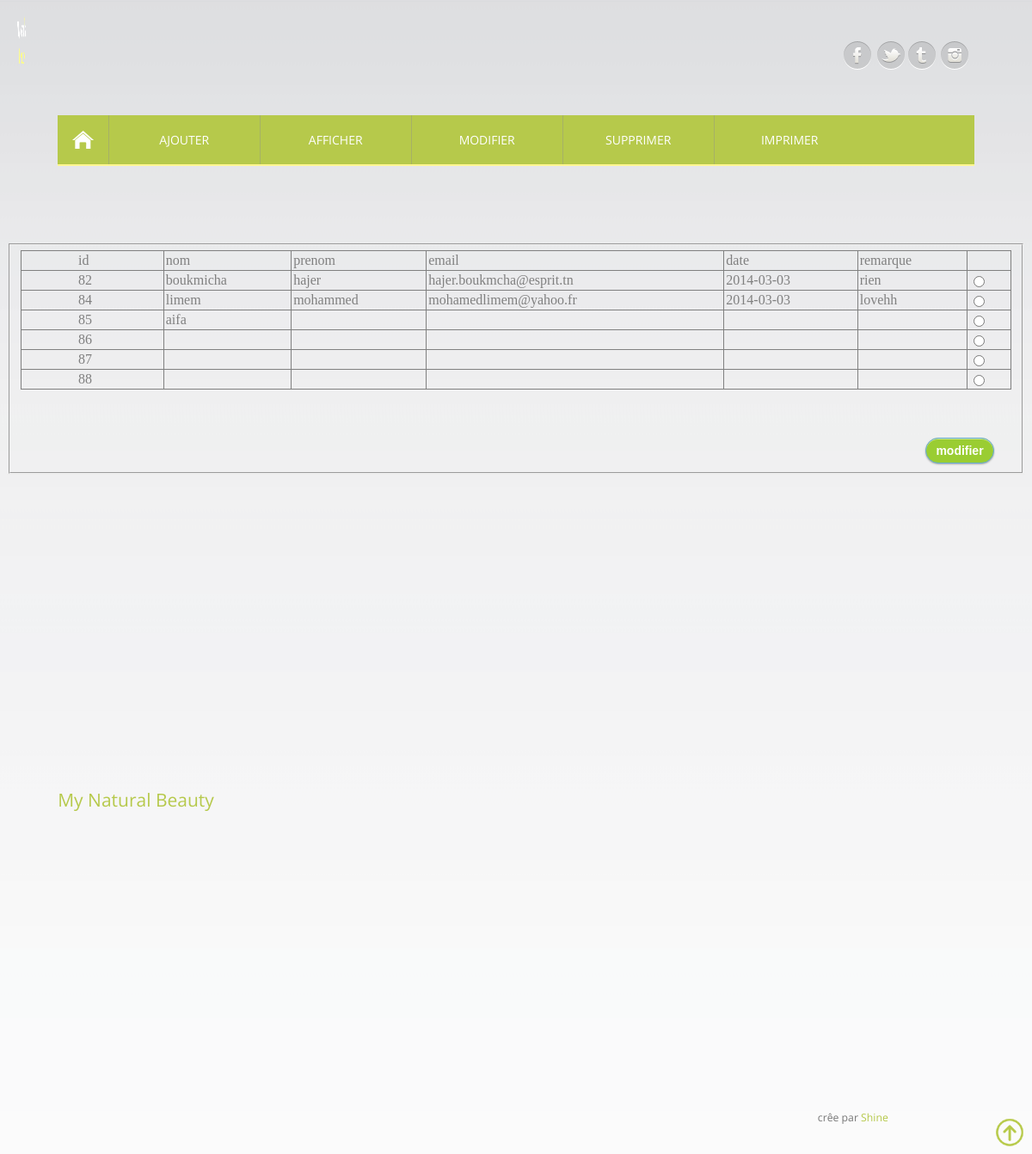
Screenshot of /projet/modifierclient.php with the database file from the repository.
### tables this page shows
CREATE TABLE IF NOT EXISTS `client` (
  `id` int(50) NOT NULL AUTO_INCREMENT,
  `nom` varchar(50) NOT NULL,
  `prenom` varchar(50) NOT NULL,
  `email` varchar(50) NOT NULL,
  `date` varchar(50) NOT NULL,
  `remarque` varchar(50) NOT NULL,
  PRIMARY KEY (`id`)
);

### projet/modifierclient.php (the view, shortened to what this page needs)
<html>
<head>
		<link href="css/style.css" rel="stylesheet" type="text/css"  media="all" />
		<link rel="stylesheet" href="css/superfish.css" media="screen">
		<link href="css/camera.css" rel="stylesheet" type="text/css" media="all" />
</head>
<body style>
<?php
$requete="select * from client";
$resultat=mysql_query($requete);
?>
<div class="wrap">
	<div class="header">
	<div class="logo">
	       <a href="produitclient.html">
		   <img src="images/logof.png" width="2000px" height="150 px">
		   </div>
	<div class="top-social-icons">
	<ul>
	<li>
	<a class="icon1" href="https://www.facebook.com/pages/My-Natural-Beauty/1441957062708617?ref=ts&fref=ts"></a>
	</li>
	<li>
	<a class="icon2" href="https://twitter.com/MyN_Beauty"></a>
	</li>
	<li>
	<a class="icon3" href="#"></a>
	</li>
	<li>
	<a class="icon4" href="http://instagram.com/mynaturalbeautygroup"></a>
	</li>
	</ul>
	</div>
	</div>
	<div class="top-nav">
	<ul class="sf-menu sf-menu2 sf-js-enabled sf-arrous" id="example">
	     <li class="current home">
		 <a href="produitclient.html"></a>
		 </li>
	     <li>
		 <a href="ajouterclient.html" class="type1">Ajouter</a>
		 </li>
		<li>
		<a href="afficherclient.php" class="type1">Afficher</a>
		</li>
		<li>
		<a href="modifierclient.php" class="type1">Modifier</a>
		</li>
		<li>
		<a href="supprimerclient.php" class="type1">Supprimer</a>
		</li>
		<li>
		<a href="javascript:self.print()" class="type1">Imprimer </a>
		</li>
		</ul>
		</div>
		</div>
		<br> <br> <br><br> <br>
		<fieldset>
	<div class="hajer">
<form method="post" action="recupererclient.php">
<table border="1" CELLPADDING="2" CELLSPACING="2" WIDTH="100%">
<tr>
        <td>&nbsp  &nbsp  &nbsp  &nbsp  &nbsp &nbsp  &nbsp &nbsp <font color="#808080">  id </font></td>
		<td><font color="#808080"> nom </font> </td>
		<td><font color="#808080"> prenom </font></td>
		<td><font color="#808080"> email </font></td>
		<td><font color="#808080"> date </font></td>
		<td><font color="#808080"> remarque </font></td>
</tr>
<?php while($ligne=mysql_fetch_array($resultat)) { ?>
    <tr>
	<td> <font color="#808080">&nbsp  &nbsp  &nbsp  &nbsp  &nbsp &nbsp  &nbsp &nbsp <?php echo $ligne['id']; ?> </font></td>
		<td><font color="#808080"> <?php echo $ligne['nom']; ?> </font></td>
		<td><font color="#808080"> <?php echo $ligne['prenom']; ?> </font></td>
		<td><font color="#808080"> <?php echo $ligne['email']; ?> </font></td>
		<td><font color="#808080"> <?php echo $ligne['date']; ?> </font></td>
		<td><font color="#808080"> <?php echo $ligne['remarque']; ?></font> </td>
<td> <input type="radio" name="id" value="<?php echo $ligne['id']; ?>" /> </td>
	</tr>
	<?php } ?>
</table>
<br> <br>
&nbsp  &nbsp  &nbsp  &nbsp  &nbsp &nbsp  &nbsp &nbsp <input type="submit" value="modifier" />
</form>
</fieldset>
<div class="footer">
	<div class="wrap">
	<div class="footer-left">
	<a href="file:///C:/wamp/www/web/index.html">My Natural Beauty </a>
	</div>
	<div class="footer-right">
	<p>
	cr&ecirc;e par
	<a href="http://wa3layouts.com/">Shine</a>
	</p>
	<a href="#" id="toTop" style="display:block;">
	</a>
</div>
</div>
</div>
</body>
</html>

### projet/css/style.css (style rules this page uses)
ol,ul { list-style:none;margin:0px;padding:0px; }
table { border-collapse:collapse;border-spacing:0; }
a { text-decoration:none; }
img { max-width:100%;margin-left:0px; }
body { background: #ffffff url(../images/body-bg.gif) 0 0 repeat-x; }
.hajer { color:#808080; }
.wrap { width:70%; margin:0 auto }
.logo { float:left; margin-top:-40px; margin-right:1100px; margin-left:-50px; }
.top-social-icons { float:right; margin-top: -70px; margin-right:5px; }
.top-social-icons ul li { display: inline-block; }
.icon1 { width: 34px; height: 33px; background: url(../images/sicoal-icons.png) -121px 0px no-repeat; display: inline-block; -webkit-transition: background 0.5s ease; -moz-transition: background 0.5s ease; -o-transition: background 0.5s ease; transition: background 0.5s ease; }
.icon2 { width: 34px; height: 33px; background: url(../images/sicoal-icons.png) -161px 0px no-repeat; display: inline-block; -webkit-transition: background 0.5s ease; -moz-transition: background 0.5s ease; -o-transition: background 0.5s ease; transition: background 0.5s ease; }
.icon3 { width: 34px; height: 33px; background: url(../images/sicoal-icons.png) -82px 0px no-repeat; display: inline-block; -webkit-transition: background 0.5s ease; -moz-transition: background 0.5s ease; -o-transition: background 0.5s ease; transition: background 0.5s ease; }
.icon4 { width: 34px; height: 33px; background: url(../images/sicoal-icons.png) -41px 0px no-repeat; display: inline-block; -webkit-transition: background 0.5s ease; -moz-transition: background 0.5s ease; -o-transition: background 0.5s ease; transition: background 0.5s ease; }
.footer { font-family: 'Open Sans', sans-serif; font-size: 0.875em; color:#777; padding: 1em 0; border-top: 1px solid #eee; }
.footer-left { float:left; margin-right:700px; margin-top:350px; }
.footer-left a { color:#B6C94B; -webkit-transition: all 0.3s ease-out; -moz-transition: all 0.3s ease-out; -ms-transition: all 0.3s ease-out; -o-transition: all 0.3s ease-out; transition: all 0.3s ease-out; font-size:1.5em; }
.footer-right { float:right; margin-top: 0.5em; }
.footer-right p { font-family: 'Open Sans', sans-serif; font-size: 0.875em; color:#777; margin-top:340px; margin-left: 50px; margin-right:100px; }
.footer-right p a { color:#B6C94B; -webkit-transition: all 0.3s ease-out; -moz-transition: all 0.3s ease-out; -ms-transition: all 0.3s ease-out; -o-transition: all 0.3s ease-out; transition: all 0.3s ease-out; }
#toTop { display: none; text-decoration: none; position: fixed; bottom: 9px; right: 10px; overflow: hidden; width: 32px; height: 32px; border: none; text-indent: 100%; background: url(../images/top.png) no-repeat right top; }
.sf-menu2 { border-bottom:none; }
@media only screen and (max-width: 1280px) and (min-width: 1024px) { .wrap { width:90%; } }
input[type=submit] { float: right; margin-right: 20px; margin-top: 20px; width: 80px; height: 30px; font-size: 14px; font-weight: bold; color: #fff; background-color:#9ACD32; border-radius: 30px; border: 1px solid #66add6; box-shadow: 0 1px 2px rgba(0, 0, 0, .3), inset 0 1px 0 rgba(255, 255, 255, .5); cursor: pointer; }

### projet/modifierclient.php (style rules this page uses)
a.type1 { color: white; }

### rows the page displays
client: id "82", nom "boukmicha", prenom "hajer", email "hajer.boukmcha@esprit.tn", date "2014-03-03", remarque "rien"
client: id "84", nom "limem", prenom "mohammed", email "mohamedlimem@yahoo.fr", date "2014-03-03", remarque "lovehh"
client: id "85", nom "aifa"
client: id "86"
client: id "87"
client: id "88"
